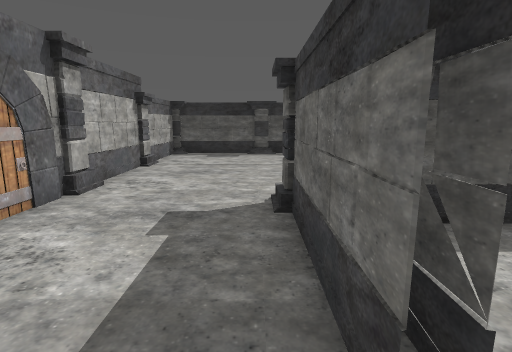
View 1 (above)

16 first-person views from a walk through a scene from a Unity 3-D project. The camera is 1.4 m above the floor, tilts 10° down and sees 80° across. The floor is counted in squares, 1 m on a side. Each view is taken from the middle of a square. On the plan, view 1 faces up. The plan holds only what a view shows up to about 14 squares ahead; the rest is blank. The place goes on beyond the plan. The player is left out.

View 2
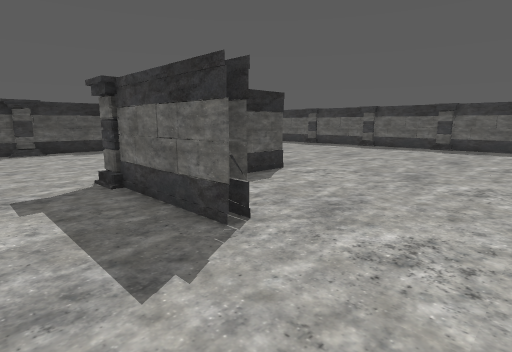

View 3
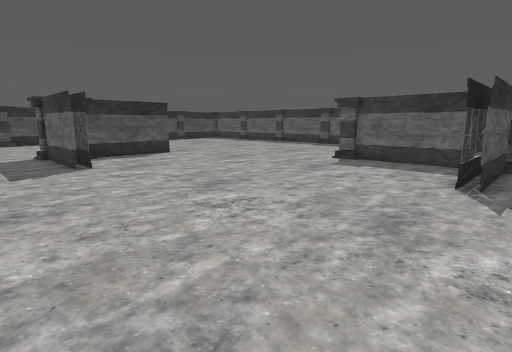

View 4
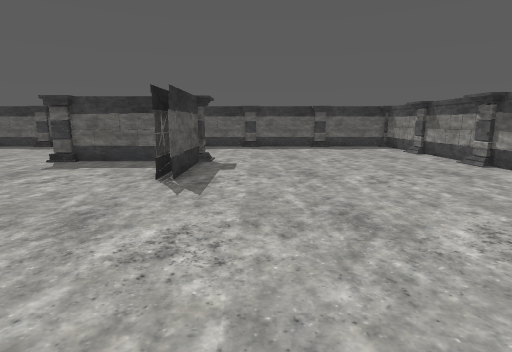

View 5
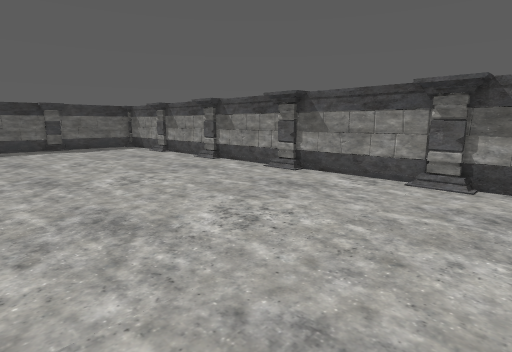

View 6
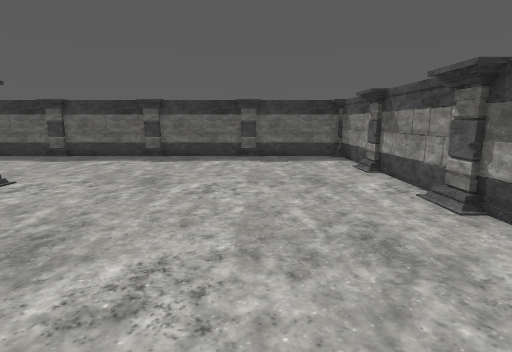

View 7
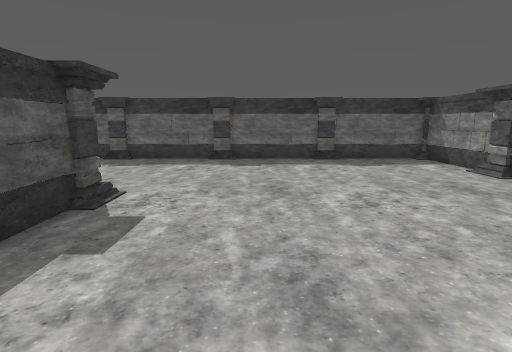

View 8
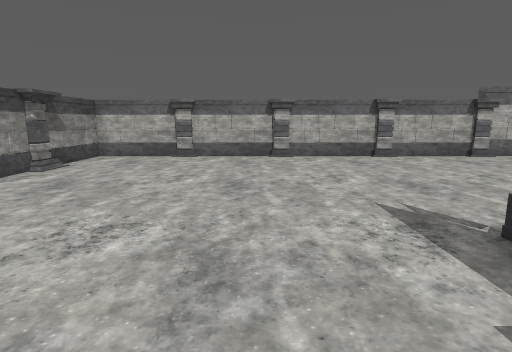

View 9
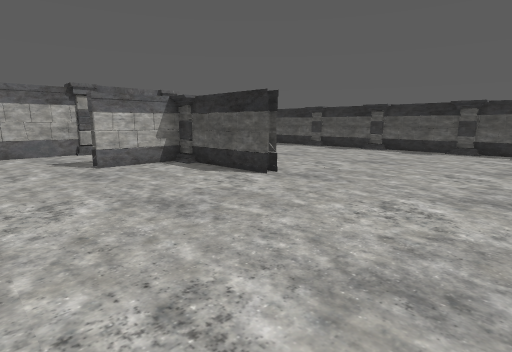

View 10
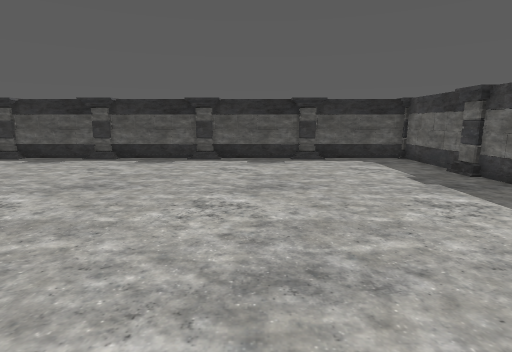

View 11
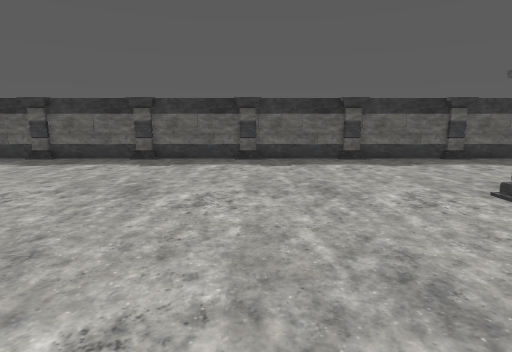

View 12
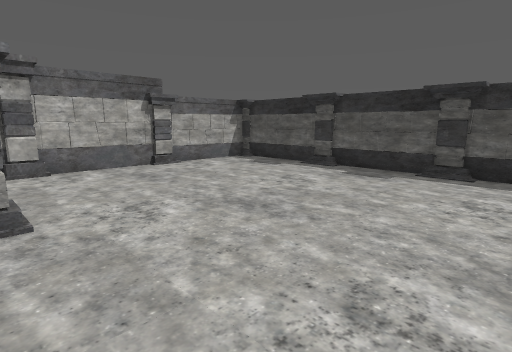

View 13
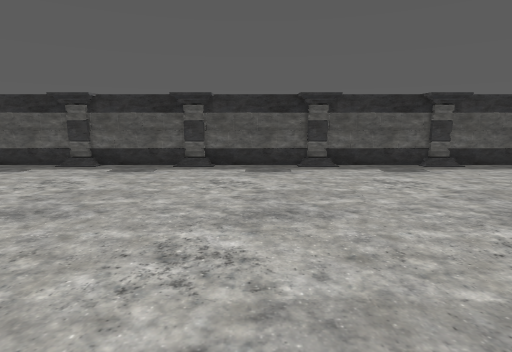

View 14
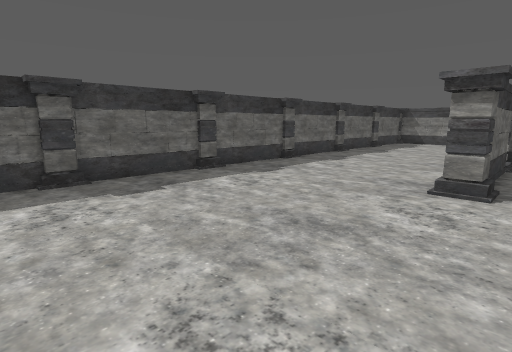

View 15
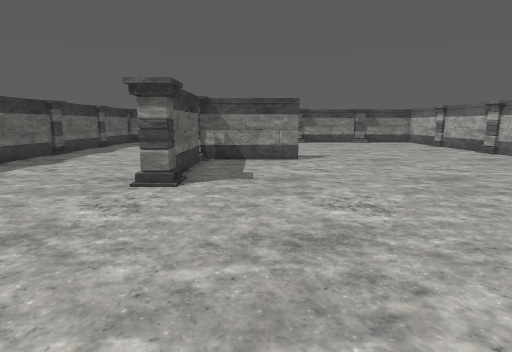

View 16
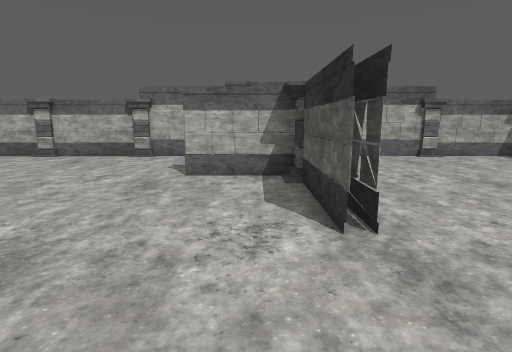

### Floor plan
Points are (right, up) in squares from view 1. A wall is a line through its corners. A room is listed if a view was taken in it or the views show most of it. See-through windows are left out.
Room 1 (views 1, 2, 3, 4, 5, 6, 7, 8, 9, 10, 11, 12, 13, 14, 15, 16)
walls: (8.7, -2.7) (9.6, -2.7); (1, 1) (1, 2.6); (8, -7.6) (5.4, -7.6) (9.1, -7.6) (9.1, -2.6); (5.4, 4.1) (1, 4.1); (0.6, 1) (0.6, 5.5); (5.3, 4.5) (4.2, 4.5); (9.8, -7.9) (5.4, -7.9); (9.7, -8.1) (8.9, -8.1); (1.7, 3.9) (1, 3.9) (1, 1.1); (-3.7, 2.5) (-3.7, -17.6) (15.9, -17.6) (15.9, 14) (-3.7, 14.1) (-3.7, 4.3); (15.9, -7.8) (16, -6.1); (8.5, 13.9) (7.5, 13.9)
low walls: (-3.6, 10.6) (-3.6, 9.8); (12, 13.9) (11.5, 13.9)

Positions as (right, up) in squares from view 1, and headings:
1: (0, 0), facing up
2: (-2, -2), facing up-right
3: (-2, -9), facing up-right
4: (-2, -10), facing right
5: (-2, -10), facing down-right
6: (3, -14), facing right
7: (4, -11), facing right
8: (9, -11), facing left
9: (11, -2), facing up-left
10: (10, 2), facing up
11: (4, 2), facing right
12: (6, 5), facing up-left
13: (6, 4), facing up
14: (8, 4), facing down-right
15: (7, 4), facing down
16: (9, 3), facing left
